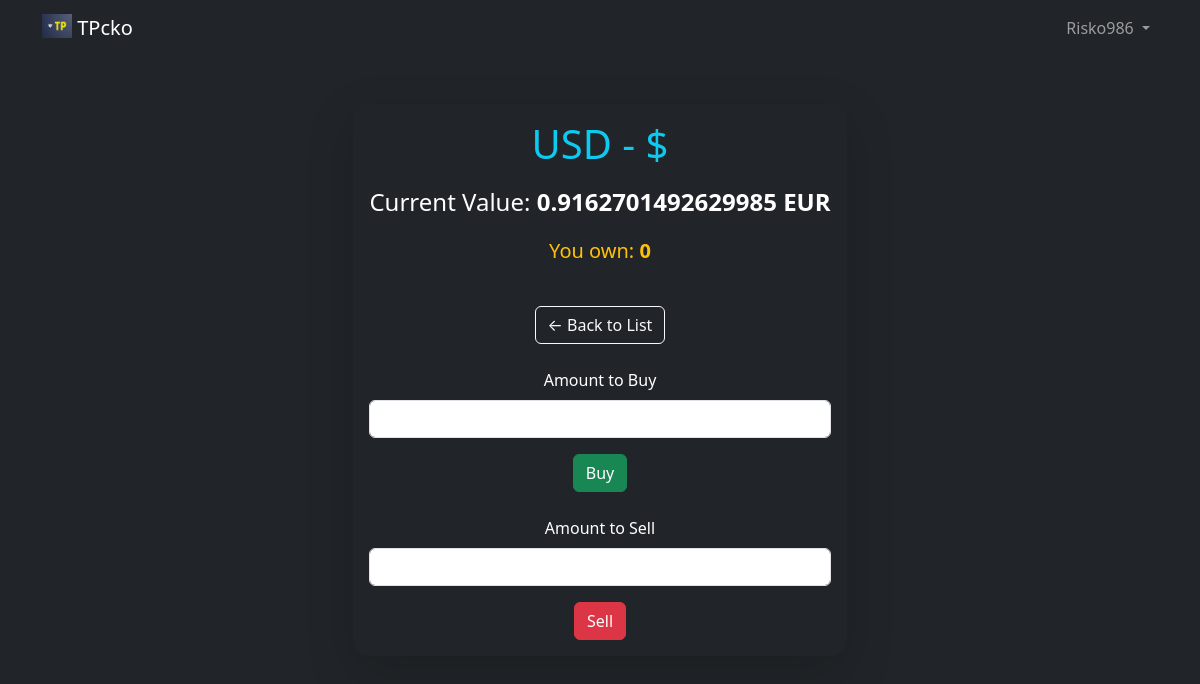
/assets/2/ (signed in), run on an earlier commit of the app's database.
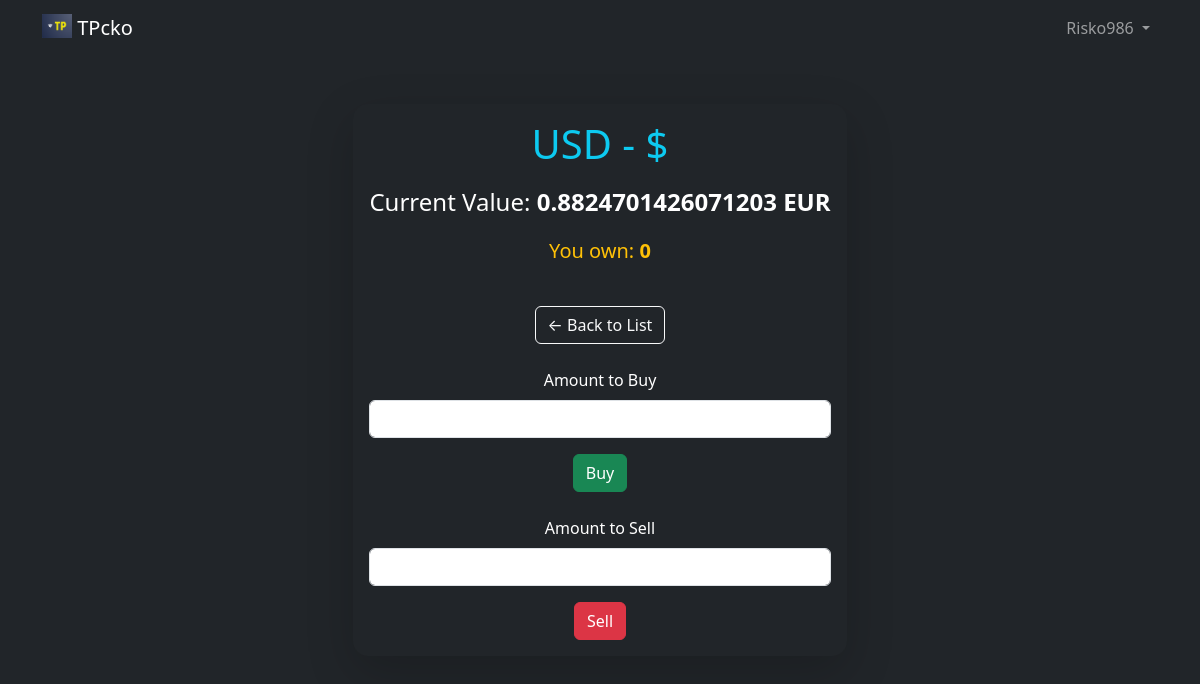
And on a later commit of the database.
### assets/models.py (models this page shows, shortened)
class Currency(models.Model):
    name = models.CharField(max_length=100)
    shortName = models.CharField(max_length=4)
    value = models.FloatField()
    symbol = models.CharField(max_length=5)

### assets/views.py (the view, shortened to what this page needs)
# urls.py: path("<int:asset_id>/", views.detail, name="detail"),
@login_required
def detail(request, asset_id):
    currency = get_object_or_404(Currency, pk=asset_id)
    user_profile: UserProfile = request.user.userprofile
    user_currency = UserCurrency.objects.filter(user_profile=user_profile, currency=currency).first()
    owned_amount = user_currency.amount if user_currency else 0
    context = {
        "currency": currency,
        "owned_amount": owned_amount,
        }
    return render(request, "assets/detail.html", context)

### assets/templates/assets/detail.html (shortened to what this page needs)
{% extends "base.html" %}
{% block content %}
  <div class="bg-dark text-light d-flex justify-content-center pt-5 px-3">
    <div class="card text-center bg-dark border-0 shadow-lg" style="max-width: 600px; border-radius: 15px;">
      <div class="card-body">
        <h1 class="card-title mb-3 text-info">{{ currency.shortName }} - {{currency.symbol}}</h1>
        <p class="fs-4 text-white card-text">Current Value: <strong>{{ currency.value }} EUR</strong></p>
        <p class="fs-5 text-warning">You own: <strong>{{ owned_amount|default:"0" }}</strong></p>
        <a href="{% url 'index' %}" class="btn btn-outline-light mt-4">← Back to List</a>
        <form method="post" action="" class="mt-4">
          <div class="mb-3">
            <label for="amount" class="form-label text-white">Amount to Buy</label>
            <input type="number" step="any" min="0.01" class="form-control" id="amount" name="amount" required>
          </div>
          <button type="submit" class="btn btn-success">Buy</button>
        </form>
        <form method="post" action="" class="mt-4">
          <div class="mb-3">
            <label for="sell_amount" class="form-label text-white">Amount to Sell</label>
            <input type="number" step="any" min="0.01" max="{{ owned_amount }}" class="form-control" id="sell_amount" name="amount" required>
          </div>
          <button type="submit" class="btn btn-danger">Sell</button>
        </form>
      </div>
    </div>
  </div>
{% endblock content %}

What changed in the data, as far as the page shows it:
changed Currency "USD": value "0.9162701492629985" → "0.8824701426071203"
